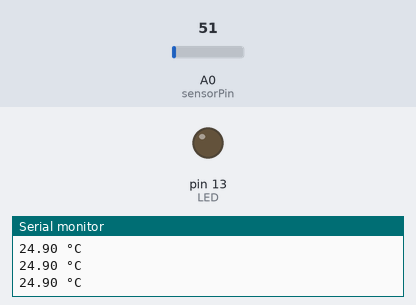
Bench run of a sketch on a simulated Arduino Uno, built with avr-gcc and run on an emulated ATmega328P. Parts: output pins drawn as LEDs (lit = HIGH), the last lines printed to the serial monitor. The test bench sets the inputs (shaded band); at power-on: A0 (sensorPin) = 51.

Above: at 1.3 s.
1.4 s: A0 (sensorPin) set to 58
2.9 s: A0 (sensorPin) set to 68
At 4.2 s:
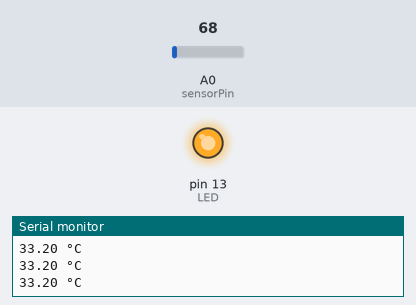
4.5 s: A0 (sensorPin) set to 61
At 5.4 s:
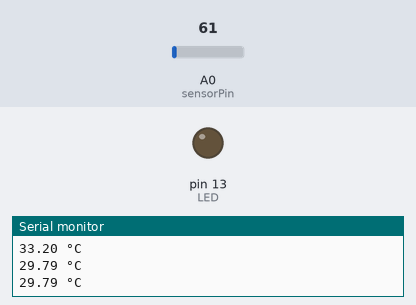
6.0 s: A0 (sensorPin) set to 71
At 6.6 s:
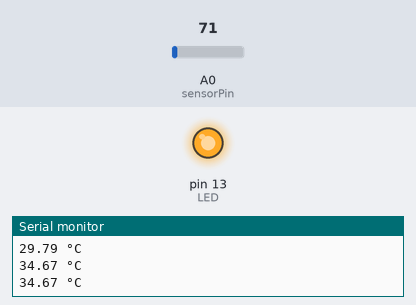
Timing chart, 0 to 8.5 s (numbered marks = the images above; inputs shaded):
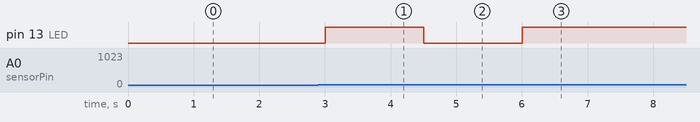

Measured:
- the behaviour switches between 61 and 62 on A0 (sensorPin) (found by bisection; images 0 and 1)
- after the input at 2.9 s, pin 13 (LED): LOW → HIGH after 0.10 s
- after the input at 4.5 s, pin 13 (LED): HIGH → LOW at once
- after the input at 6.0 s, pin 13 (LED): LOW → HIGH at once

The sketch:

sketch_may21a.ino
```cpp
/* LM35 analog temperature sensor with Arduino example code. More info: https://www.makerguides.com */

// Define to which pin of the Arduino the output of the LM35 is connected:
#define sensorPin A0
#define LED 13


void setup() {
  // Begin serial communication at a baud rate of 9600:
  Serial.begin(9600);
  pinMode (LED, OUTPUT);
}

void loop() {
  // Get a reading from the temperature sensor:
  int reading = analogRead(sensorPin);

  // Convert the reading into voltage:
  float voltage = reading * (5000 / 1024.0);

  // Convert the voltage into the temperature in degree Celsius:
  float temperature = voltage / 10;
  if (temperature >= 30){
      digitalWrite(LED, HIGH);
  }
  else digitalWrite(LED, LOW);

  // Print the temperature in the Serial Monitor:
  Serial.print(temperature);
  Serial.print(" \xC2\xB0"); // shows degree symbol
  Serial.println("C");

  delay(500); // wait a second between readings
}
```
